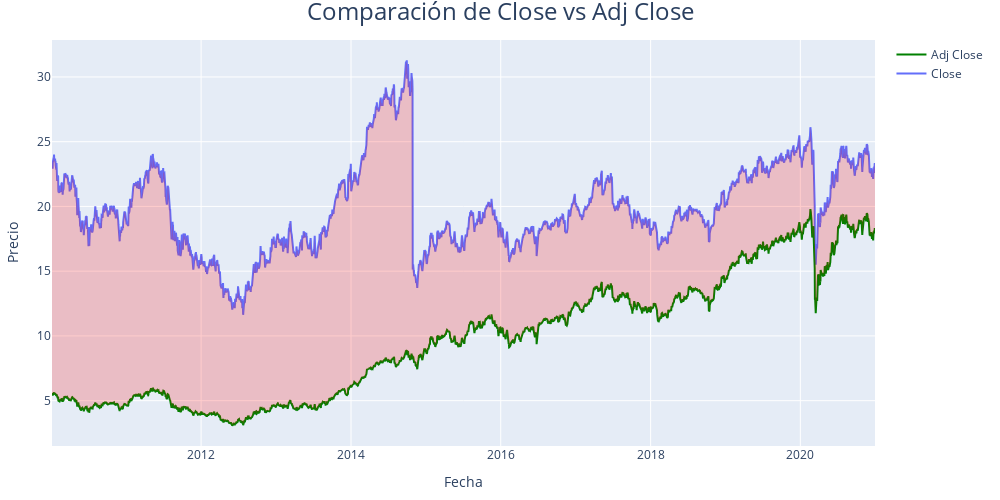

Here is the notebook cell this chart was saved with:
### Code cell
import mi_modulo as mm

mm.compare_equities(endesa_OHLC_df, 'Close', 'Adj Close')

### Figure 1 — Plotly figure (JSON) as saved in the notebook; plotly's stock layout.template omitted (floating-point values rounded to 4 significant figures; data arrays with more than 128 entries replaced by an {"elided": "..."} marker saying what was removed)
{"data": [{"mode": "lines", "name": "Close", "type": "scatter", "x": {"elided": "2813 str values"}, "y": {"elided": "2813 float values"}}, {"line": {"color": "green"}, "mode": "lines", "name": "Adj Close", "type": "scatter", "x": {"elided": "2813 str values"}, "y": {"elided": "2813 float values"}}, {"line": {"color": "rgba(255, 0, 0, 0)"}, "mode": "lines", "name": "Area", "showlegend": false, "type": "scatter", "x": {"elided": "2813 str values"}, "y": {"elided": "2813 float values"}}, {"fill": "tonexty", "fillcolor": "rgba(255, 0, 0, 0.2)", "line": {"color": "rgba(255, 0, 0, 0)"}, "mode": "lines", "showlegend": false, "type": "scatter", "x": {"elided": "2813 str values"}, "y": {"elided": "2813 float values"}}], "layout": {"height": 500, "margin": {"b": 40, "l": 40, "r": 40, "t": 40}, "title": {"font": {"size": 24}, "text": "Comparación de Close vs Adj Close", "x": 0.5, "xanchor": "center"}, "width": 1000, "xaxis": {"title": {"text": "Fecha"}}, "yaxis": {"title": {"text": "Precio"}}}}
